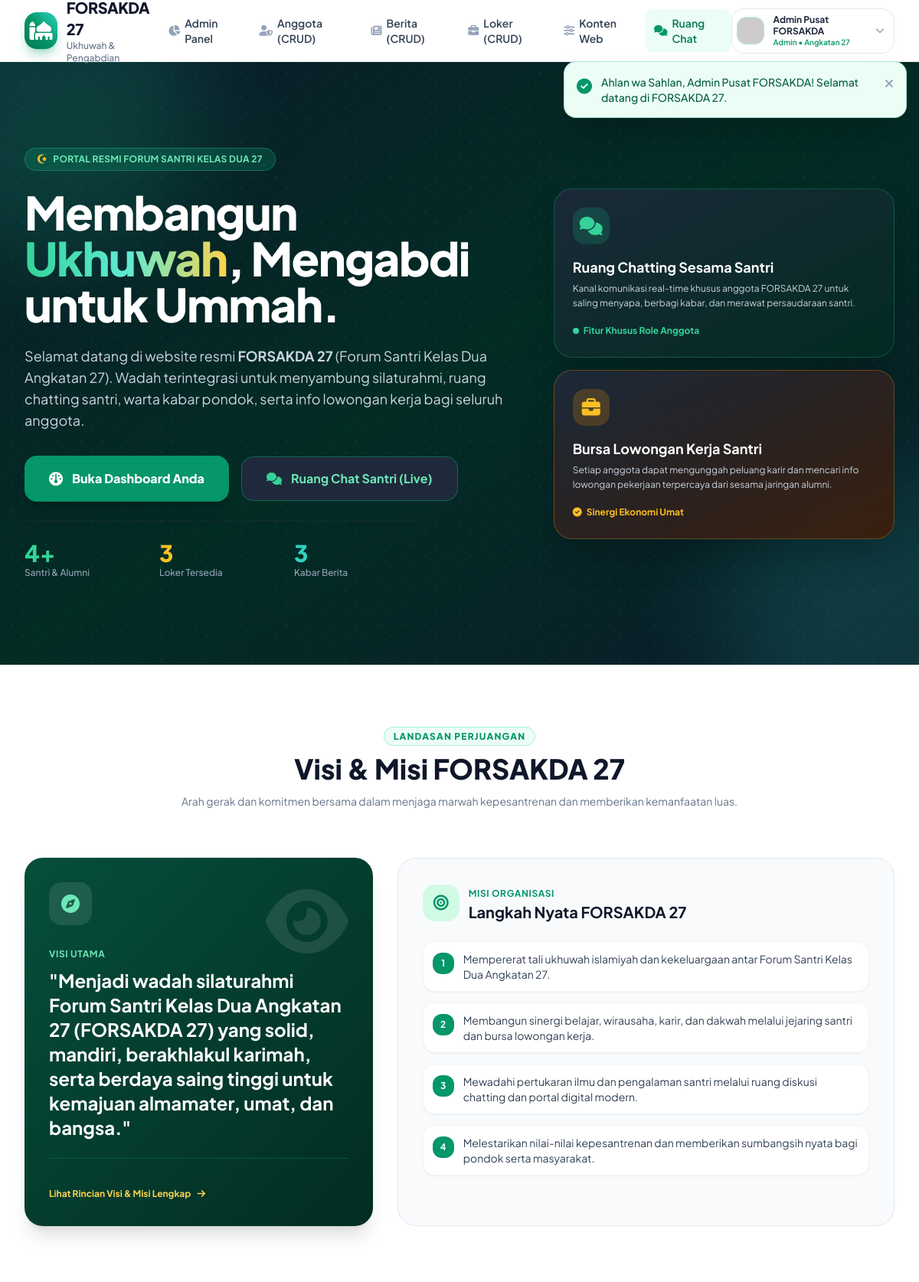
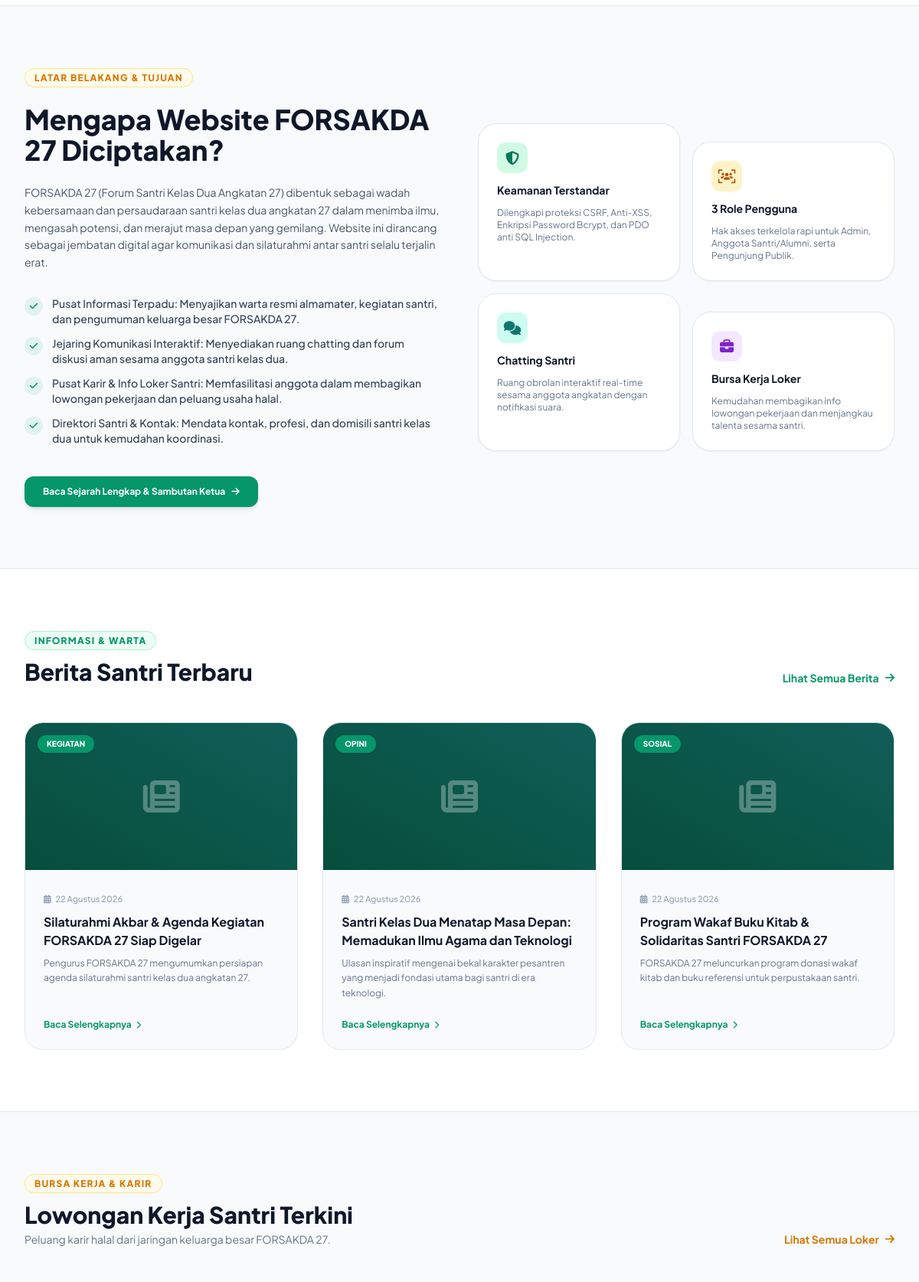
The page / (signed in, upper part) on the database its author committed (2 pictures, top to bottom).
### tables this page shows
CREATE TABLE IF NOT EXISTS `news` (
  `id` INT AUTO_INCREMENT PRIMARY KEY,
  `user_id` INT NOT NULL,
  `judul` VARCHAR(255) NOT NULL,
  `slug` VARCHAR(255) NOT NULL,
  `kategori` VARCHAR(50) DEFAULT 'Berita',
  `ringkasan` TEXT NULL,
  `konten` LONGTEXT NOT NULL,
  `gambar` VARCHAR(255) NULL,
  `status` ENUM('published', 'draft') DEFAULT 'published',
  `is_pinned` TINYINT(1) DEFAULT 0,
  `views` INT DEFAULT 0,
  `created_at` DATETIME DEFAULT CURRENT_TIMESTAMP,
  `updated_at` DATETIME DEFAULT CURRENT_TIMESTAMP ON UPDATE CURRENT_TIMESTAMP,
  INDEX (`user_id`),
  INDEX (`slug`),
  INDEX (`status`),
  INDEX (`is_pinned`)
);

### index.php (the view, shortened to what the rows shown need)
<?php
require_once __DIR__ . '/includes/header.php';
$pdo = Database::getConnection();
$newsStmt = $pdo->prepare("SELECT * FROM news WHERE status = 'published' ORDER BY is_pinned DESC, created_at DESC LIMIT 3");
$newsStmt->execute();
$latestNews = $newsStmt->fetchAll();
?>
<section class="relative bg-gradient-to-br from-slate-900 via-brand-950 to-slate-900 text-white overflow-hidden py-20 lg:py-28">
    <div class="max-w-7xl mx-auto px-4 sm:px-6 lg:px-8 relative z-10">
        <div class="grid grid-cols-1 lg:grid-cols-12 gap-12 items-center">
            <div class="lg:col-span-7 space-y-6 text-center lg:text-left">
                <h1 class="text-3xl sm:text-5xl lg:text-6xl font-black tracking-tight leading-tight">
                    Membangun <span class="text-transparent bg-clip-text bg-gradient-to-r from-emerald-400 via-teal-300 to-amber-300">Ukhuwah</span>, Mengabdi untuk Ummah.
                </h1>
            </div>
        </div>
    </div>
</section>
<section class="py-20 bg-white dark:bg-slate-900 border-b border-slate-200 dark:border-slate-800">
    <div class="max-w-7xl mx-auto px-4 sm:px-6 lg:px-8">
        <div class="text-center max-w-3xl mx-auto mb-16">
            <h2 class="text-3xl sm:text-4xl font-extrabold text-slate-900 dark:text-white mt-3">
                Visi & Misi FORSAKDA 27
            </h2>
        </div>
    </div>
</section>
<section class="py-20 bg-slate-50 dark:bg-slate-950">
    <div class="max-w-7xl mx-auto px-4 sm:px-6 lg:px-8">
        <div class="grid grid-cols-1 lg:grid-cols-12 gap-12 items-center">
            <div class="lg:col-span-6 space-y-6">
                <h2 class="text-3xl sm:text-4xl font-extrabold text-slate-900 dark:text-white leading-tight">
                    Mengapa Website FORSAKDA 27 Diciptakan?
                </h2>
            </div>
        </div>
    </div>
</section>
<section class="py-20 bg-white dark:bg-slate-900 border-t border-slate-200 dark:border-slate-800">
    <div class="max-w-7xl mx-auto px-4 sm:px-6 lg:px-8">
        <div class="flex flex-col md:flex-row md:items-end justify-between mb-12">
            <div>
                <h2 class="text-3xl font-extrabold text-slate-900 dark:text-white mt-3">
                    Berita Santri Terbaru
                </h2>
            </div>
        </div>
        <div class="grid grid-cols-1 md:grid-cols-3 gap-8">
            <?php if (empty($latestNews)): ?>
                <div class="col-span-3 text-center py-12 text-slate-400 text-sm">
                    Belum ada berita yang dipublikasikan.
                </div>
            <?php else: ?>
                <?php foreach ($latestNews as $news): ?>
                    <article class="bg-slate-50 dark:bg-slate-800 rounded-3xl overflow-hidden border border-slate-200 dark:border-slate-700 flex flex-col justify-between hover:shadow-lg transition">
                        <div>
                            <div class="h-48 bg-gradient-to-tr from-brand-900 to-teal-800 relative overflow-hidden flex items-center justify-center">
                                <?php if (!empty($news['gambar'])): ?>
                                    <img src="<?php echo BASE_URL . '/' . e($news['gambar']); ?>" alt="<?php echo e($news['judul']); ?>" class="w-full h-full object-cover">
                                <?php else: ?>
                                    <i class="fa-solid fa-newspaper text-white/30 text-5xl"></i>
                                <?php endif; ?>
                                <span class="absolute top-4 left-4 bg-brand-600 text-white text-[10px] font-extrabold uppercase px-3 py-1 rounded-full shadow">
                                    <?php echo e($news['kategori']); ?>
                                </span>
                            </div>
                            <div class="p-6">
                                <span class="text-[11px] text-slate-400 font-medium">
                                    <i class="fa-solid fa-calendar-days mr-1"></i> <?php echo format_date_id($news['created_at'], false); ?>
                                </span>
                                <h3 class="text-base font-bold text-slate-900 dark:text-white mt-2 line-clamp-2 hover:text-brand-600 transition">
                                    <a href="<?php echo BASE_URL; ?>/views/public/berita-detail.php?slug=<?php echo urlencode($news['slug']); ?>">
                                        <?php echo e($news['judul']); ?>
                                    </a>
                                </h3>
                                <p class="text-xs text-slate-500 dark:text-slate-400 mt-2 line-clamp-3 leading-relaxed">
                                    <?php echo e($news['ringkasan'] ?: strip_tags($news['konten'])); ?>
                                </p>
                            </div>
                        </div>
                        <div class="p-6 pt-0">
                            <a href="<?php echo BASE_URL; ?>/views/public/berita-detail.php?slug=<?php echo urlencode($news['slug']); ?>" class="text-xs font-bold text-brand-600 hover:text-brand-700 flex items-center gap-1.5">
                                <span>Baca Selengkapnya</span>
                                <i class="fa-solid fa-chevron-right text-[10px]"></i>
                            </a>
                        </div>
                    </article>
                <?php endforeach; ?>
            <?php endif; ?>
        </div>
    </div>
</section>
<section class="py-20 bg-slate-50 dark:bg-slate-950 border-t border-slate-200 dark:border-slate-800">
    <div class="max-w-7xl mx-auto px-4 sm:px-6 lg:px-8">
        <div class="flex flex-col md:flex-row md:items-end justify-between mb-12">
            <div>
                <h2 class="text-3xl font-extrabold text-slate-900 dark:text-white mt-3">
                    Lowongan Kerja Santri Terkini
                </h2>
            </div>
        </div>
    </div>
</section>
<?php require_once __DIR__ . '/includes/footer.php'; ?>

### rows shown on the page
news: kategori "KEGIATAN", created_at "22 Agustus 2026", judul "Silaturahmi Akbar & Agenda Kegiatan FORSAKDA 27 Siap Digelar", ringkasan "Pengurus FORSAKDA 27 mengumumkan persiapan agenda silaturahmi santri kelas dua angkatan 27."
news: kategori "OPINI", created_at "22 Agustus 2026", judul "Santri Kelas Dua Menatap Masa Depan: Memadukan Ilmu Agama dan Teknologi", ringkasan "Ulasan inspiratif mengenai bekal karakter pesantren yang menjadi fondasi utama bagi santri di era teknologi."
news: kategori "SOSIAL", created_at "22 Agustus 2026", judul "Program Wakaf Buku Kitab & Solidaritas Santri FORSAKDA 27", ringkasan "FORSAKDA 27 meluncurkan program donasi wakaf kitab dan buku referensi untuk perpustakaan santri."

### other values the page prints
$message "Ahlan wa Sahlan, Admin Pusat FORSAKDA! Selamat datang di FORSAKDA 27."
$currentUser['nama'] "Admin Pusat FORSAKDA"
$currentUser['role'] "Admin"
$totalMembers "4"
$totalJobs "3"
$totalNews "3"
$visiMisi['visi'] "Menjadi wadah silaturahmi Forum Santri Kelas Dua Angkatan 27 (FORSAKDA 27) yang solid, mandiri, berakhlakul karimah, serta berdaya saing tinggi untuk kemajuan almamater, umat, dan bangsa."
$misi "Mempererat tali ukhuwah islamiyah dan kekeluargaan antar Forum Santri Kelas Dua Angkatan 27."
$misi "Membangun sinergi belajar, wirausaha, karir, dan dakwah melalui jejaring santri dan bursa lowongan kerja."
$misi "Mewadahi pertukaran ilmu dan pengalaman santri melalui ruang diskusi chatting dan portal digital modern."
$misi "Melestarikan nilai-nilai kepesantrenan dan memberikan sumbangsih nyata bagi pondok serta masyarakat."
$tujuan "Pusat Informasi Terpadu: Menyajikan warta resmi almamater, kegiatan santri, dan pengumuman keluarga besar FORSAKDA 27."
$tujuan "Jejaring Komunikasi Interaktif: Menyediakan ruang chatting dan forum diskusi aman sesama anggota santri kelas dua."
$tujuan "Pusat Karir & Info Loker Santri: Memfasilitasi anggota dalam membagikan lowongan pekerjaan dan peluang usaha halal."
$tujuan "Direktori Santri & Kontak: Mendata kontak, profesi, dan domisili santri kelas dua untuk kemudahan koordinasi."
